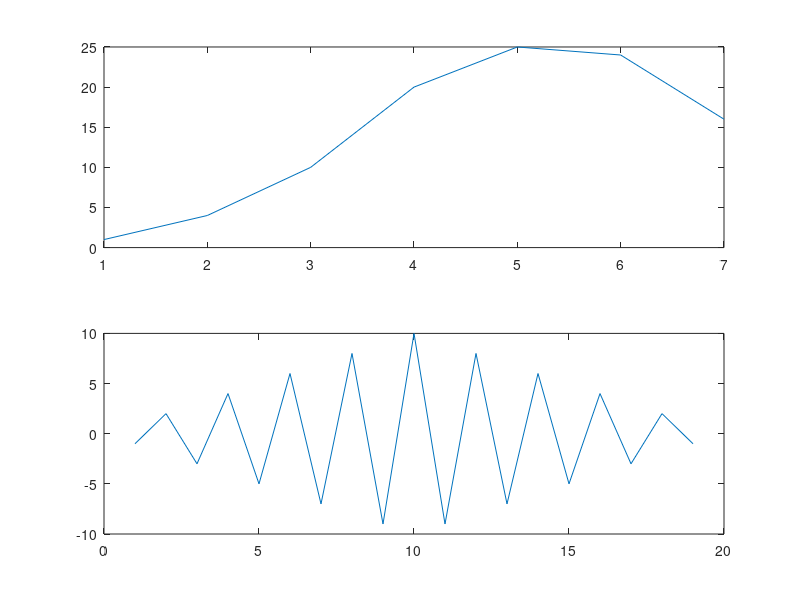

MATLAB code to generate this figure:
clc;
close all;
clear all;
x=[1 2 3 4];
y=[4 3 2 1];
Ex=0;   %Energy of x 
Ey=0;   %Energy of y 
corrcoeff=0; %correlation coefficient of x and y 
autocorrcoeff=0; %auto correlation coefff of x
i=0; 
for n=1:1:length(x)     
    Ex=Ex+ x(n).*x(n); 
end
for n=1:1:length(y)     
    Ey=Ey+ y(n).*y(n); 
end
z=[1 -1 1 -1 1 -1 1 -1 1 -1]; 
znn=[z(10:-1:1)]; 
autocorr=zeros(1,length(z)+length(z)-1); 
ynn=[y(4:-1:1)]; 
yn =xcorr(x,y); 
crosscorr= zeros(1,length(x)+length(y)-1);   
for n=1:1:length(x)+length(y)-1     
    sum=0;     
    for k=1:1:length(x)         
        if(n-k+1)>0 && (n-k+1)<length(y)+1         
            sum = sum + x(k).*ynn(n-k+1);         
        end
    end
    crosscorr(n)=sum;     
    disp(crosscorr(n)); 
end
subplot(211);
plot(crosscorr);                  %crosscorrelation of x and y        

for n=1:1:length(x)
    i=i+x(n).*x(n);               %autocorrelation coefficient of x  
end
autocorrcoeff=i/Ex;
i=0;

for n=1:1:length(x)
    i=i+x(n).*y(n); 
end                             %correlation coefficient of x y                                                 
corrcoeff=(i/sqrt(Ex*Ey));   

for n=1:1:length(z)+length(z)-1     
    sum=0;     
    for k=1:1:length(z)        
        if(n-k+1)>0 && (n-k+1)<length(z)+1         
            sum = sum + z(k).*znn(n-k+1);         
        end
    end
    autocorr(n)=sum;     
    disp(autocorr(n)); 
end
subplot(212);     
plot(autocorr);                   %autocorrelation of z
 
 